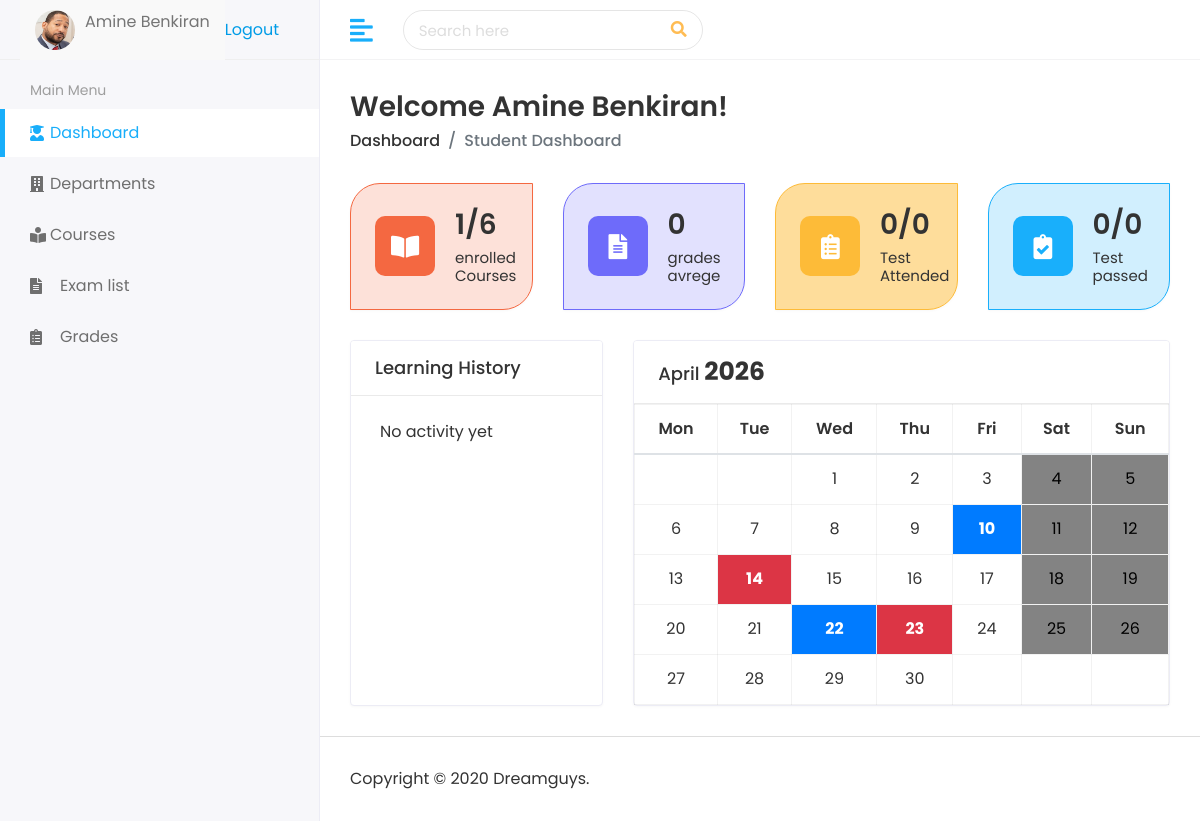
/student/dashboard/ (signed in), run on an earlier commit of the app's database.
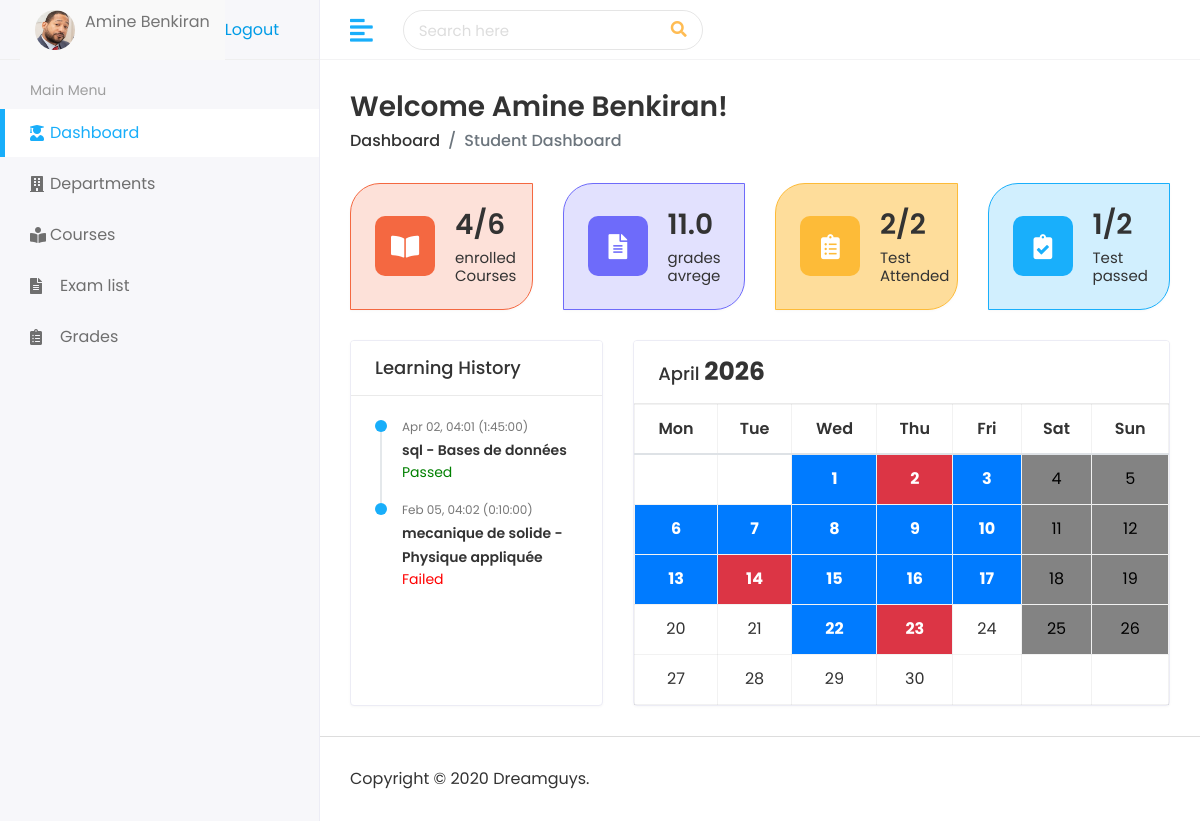
And on a later commit of the database.
### holiday/models.py (models this page shows, shortened)
class Holiday(models.Model):
    name = models.CharField(max_length=100)
    date_start = models.DateField()
    date_end = models.DateField()
    description = models.TextField(blank=True)

### student/models.py (models this page shows, shortened)
class Exam(models.Model):
    subject = models.ForeignKey(
        Subject,
        on_delete=models.CASCADE)
    title = models.CharField(max_length=100 )
    exam_type = models.CharField(max_length=10,choices=[('Midterm', 'Midterm'), ('Final', 'Final'),('quiz', 'quiz')],
        default='quiz')
    exam_date = models.DateTimeField()
    duration = models.DurationField(help_text="exam duration")
    total_marks = models.PositiveIntegerField(default=20)

class ExamResult(models.Model):
    STATUS_CHOICES = [
        ('pending', 'Pending'),
        ('passed', 'Passed'),
        ('failed', 'Failed'),
    ]
    student = models.ForeignKey(
        'Student',
        on_delete=models.CASCADE,
        related_name='exam_results'
    )
    exam = models.ForeignKey(
        'Exam',
        on_delete=models.CASCADE,
        related_name='results'
    )
    status = models.CharField(
        max_length=10,
        choices=STATUS_CHOICES,
        default='pending'
    )
    grade = models.FloatField(
        null=True,
        blank=True,
        help_text="Grade in percentage or marks"
    )
    class Meta:
        unique_together = ['student', 'exam']  # Prevent duplicate result for same student & exam

### subject/models.py (models this page shows, shortened)
class Subject(models.Model):
    name        = models.CharField(max_length=100)
    description = models.TextField(blank=True)
    code        = models.CharField(max_length=20, unique=True)
    department  = models.ForeignKey(
                    Department,
                    on_delete=models.CASCADE,
                    related_name='subjects')
    Teacher  = models.ForeignKey(
                    Teacher,
                    on_delete=models.CASCADE,
                    related_name='subjects',
                    null=True
                    )
    created_at  = models.DateTimeField(auto_now_add=True)

### student/views.py (the view)
# urls.py: path('dashboard/', views.student_dashboard, name='student_dashboard'),
def student_dashboard(request):
    student = Student.objects.get(user=request.user)
    enrolled_courses = student.student_class.count()
    total_courses = 6
    results = ExamResult.objects.filter(student=student)
    total_tests = results.count()
    tests_attended = results.exclude(status='pending').count()
    tests_passed = results.filter(status='passed').count()
    grades = results.exclude(grade=None)
    if grades.exists():
        average_grade = round(sum([r.grade for r in grades]) / grades.count(), 2)
    else:
        average_grade = 0
    learning_history = results.select_related('exam').order_by('-exam__exam_date')[:5]
    today = datetime.today()
    year = today.year
    month = today.month
    exams = Exam.objects.filter(exam_date__year=year, exam_date__month=month)
    exam_days = {e.exam_date.day: e for e in exams}
    holidays = Holiday.objects.filter(
        date_start__lte=datetime(year, month, calendar.monthrange(year, month)[1]),
        date_end__gte=datetime(year, month, 1)
    )
    cal = calendar.Calendar()
    days = []
    for day in cal.itermonthdays(year, month):
        if day == 0:
            days.append({'day': 0})
            continue
        date_obj = datetime(year, month, day)
        is_weekend = date_obj.weekday() >= 5
        holiday = next((h for h in holidays if h.date_start <= date_obj.date() <= h.date_end), None)
        exam = exam_days.get(day)
        days.append({
            'day': day,
            'is_weekend': is_weekend,
            'holiday': holiday,
            'exam': exam
        })
    weeks = [days[i:i+7] for i in range(0, len(days), 7)]
    context = {
        'student': student,
        'enrolled_courses': enrolled_courses,
        'total_courses': total_courses,
        'total_tests': total_tests,
        'tests_attended': tests_attended,
        'tests_passed': tests_passed,
        'average_grade': average_grade,
        'learning_history': learning_history,
        'weeks': weeks,
        'month_name': calendar.month_name[month],
        'year': year
    }
    return render(request, 'students/student-dashboard.html', context)

### templates/students/student-dashboard.html (shortened to what the changed rows need)
{% load static %}
<!DOCTYPE html>
<html lang="en">
   <head>
      <link rel="stylesheet" href="{%static 'assets/plugins/bootstrap/css/bootstrap.min.css' %}">
      <link rel="stylesheet" href="{%static 'assets/plugins/fontawesome/css/fontawesome.min.css' %}">
      <link rel="stylesheet" href="{%static 'assets/plugins/fontawesome/css/all.min.css' %}">
      <link rel="stylesheet" href="{%static 'assets/css/style.css' %}">
    </head>
   <body>
      <div class="main-wrapper">
<div class="page-wrapper">
<div class="content container-fluid">
<div class="row">
<div class="col-xl-3 col-sm-6 col-12 d-flex">
<div class="card bg-nine w-100">
<div class="card-body">
<div class="db-widgets d-flex justify-content-between align-items-center">
<div class="db-info">
    <h3>{{ enrolled_courses }}/{{ total_courses }}</h3>
<h6>enrolled Courses</h6>
</div>
</div>
</div>
</div>
</div>
<div class="col-xl-3 col-sm-6 col-12 d-flex">
<div class="card bg-six w-100">
<div class="card-body">
<div class="db-widgets d-flex justify-content-between align-items-center">
<div class="db-info">
    <h3>{{ average_grade }}</h3>
<h6>grades avrege</h6>
</div>
</div>
</div>
</div>
</div>
<div class="col-xl-3 col-sm-6 col-12 d-flex">
<div class="card bg-ten w-100">
<div class="card-body">
<div class="db-widgets d-flex justify-content-between align-items-center">
<div class="db-info">
    <h3>{{ tests_attended }}/{{ total_tests }}</h3>
<h6>Test Attended</h6>
</div>
</div>
</div>
</div>
</div>
<div class="col-xl-3 col-sm-6 col-12 d-flex">
<div class="card bg-eleven w-100">
<div class="card-body">
<div class="db-widgets d-flex justify-content-between align-items-center">
<div class="db-info">
<h3>{{ tests_passed }}/{{ total_tests }}</h3>
<h6>Test passed</h6>
</div>
</div>
</div>
</div>
</div>
</div>
<div class="row">
    <div class="col-xl-4 d-flex">
        <div class="card flex-fill">
            <div class="card-body">
                <div class="teaching-card">
                    <ul class="activity-feed">
                        {% for result in learning_history %}
                        <li class="feed-item">
                            <div class="feed-date1">
                                {{ result.exam.exam_date|date:"M d, H:i" }}
                                ({{ result.exam.duration }})
                            </div>
                            <span class="feed-text1">
                                <a>{{ result.exam.title }} - {{ result.exam.subject.name }}</a>
                            </span>
                            <p>
                                {% if result.status == 'passed' %}
                                    <span style="color: green;">Passed</span>
                                {% elif result.status == 'failed' %}
                                    <span style="color: red;">Failed</span>
                                {% else %}
                                    <span style="color: orange;">Pending</span>
                                {% endif %}
                            </p>
                        </li>
                        {% empty %}
                        <li>No activity yet</li>
                        {% endfor %}
                    </ul>
                </div>
            </div>
        </div>
    </div>
    <div class="col-xl-8 d-flex">
        <div class="card flex-fill">
            <div class="calendar-container">
                <table class="calendar-table table table-bordered text-center">
                    <thead>
                        <tr>
                            <th>Mon</th><th>Tue</th><th>Wed</th><th>Thu</th>
                            <th>Fri</th><th>Sat</th><th>Sun</th>
                        </tr>
                    </thead>
                    <tbody>
                        {% for week in weeks %}
                        <tr>
                            {% for day in week %}
                                {% if day.day == 0 %}
                                    <td></td>
                                {% elif day.exam %}
                                <td class="exam-day" >
                                    {{ day.day }}
                                </td>
                                {% elif day.is_weekend %}
                                    <td class="weekend-day">{{ day.day }}</td>
                                {% elif day.holiday %}
                                    <td class="holiday-day" >
                                       {{ day.day }}</td>
                                {% else %}
                                    <td>{{ day.day }}</td>
                                {% endif %}
                            {% endfor %}
                        </tr>
                        {% endfor %}
                    </tbody>
                </table>
            </div>
        </div>
    </div>
</div>
</div>
</div>
</div>
</body>
</html>

What changed in the data, as far as the page shows it:
no longer on this page (row unchanged): Exam: day "14"
added ExamResult: exam.exam_date "Apr 02, 04:01", exam.duration "1:45:00", exam "sql", exam.subject.name "Bases de données", status "Passed"
added ExamResult: exam.exam_date "Feb 05, 04:02", exam.duration "0:10:00", exam "mecanique de solide", exam.subject.name "Physique appliquée", status "Failed"
added Holiday: day "1", day "2", day "3", day "4", day "5", day "6", day "7", day "8", day "9", day "11", day "12", day "13", day "14", day "15", day "16", day "17", day "18"
Also different on the page:
{{ enrolled_courses }}: "1" → "4"
{{ average_grade }}: "0" → "11.0"
{{ tests_attended }}: "0" → "2"
{{ total_tests }}: "0" → "2"
{{ tests_passed }}: "0" → "1"
text no longer shown: "No activity yet"
list line gone: "1 2 3 4 5"
list line gone: "6 7 8 9 11 12"
list line gone: "13 15 16 17 18"
